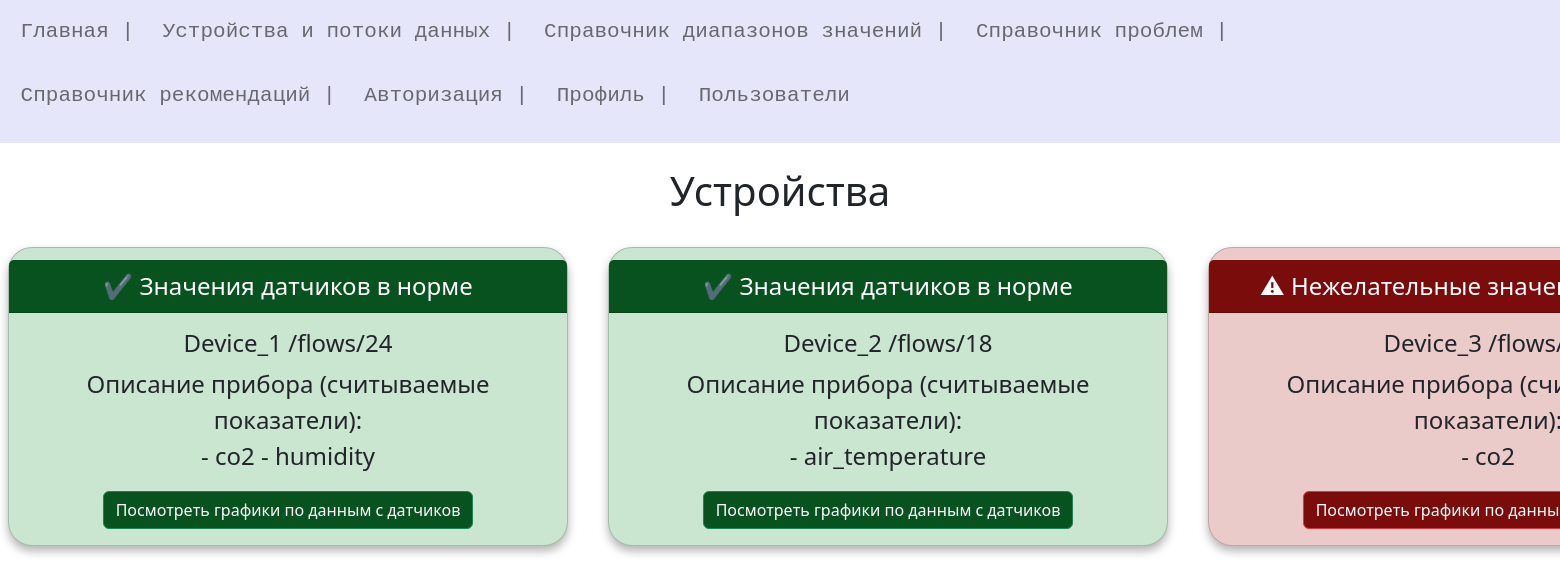
/devices (signed in), run on the app's committed database.
### models.py (models this page shows)
class Device(db.Model):
    id = db.Column(db.Integer, primary_key=True)
    url = db.Column(db.String(50))
    Name = db.Column(db.String(50))
    thre = db.relationship('Thread', backref = 'Device', uselist=True, lazy='subquery')

### Thread/thread.py (the view)
@app.route("/devices")
@login_required
def devices():
    try:
        devices = Device.query.all()
        devices_info = []
        for d in devices:
            information = " "
            types = db.session.query(Thread.Type_of_data).filter_by(Device_Id=d.id).distinct().all()
            condition = True
            for t in types:
                information += " - " + str(t[0]) + "  "
                thread = db.session.query(Thread).filter_by(Type_of_data=t[0], Device_Id=d.id).order_by(Thread.DateTime.desc()).first()  # сортировка по убыванию
                if thread.rng.prob:
                    condition = False
            devices_info.append([d.Name,condition,information, d.id])
    except:
        print("Не получилось считать данные из БД")
    return render_template('thread/devices.html',title = "Устройства", devices_info=devices_info)

### User/UserLogin.py (called while the page is built)
    def fromDB(self, user_id, db, User, app ):
        try:
            with app.app_context():
                self.__user = User.query.filter_by(id=user_id).first()
            if not self:
                print("Пользователь не найден")
                return False
            return self
        except:
            print("Ошибка получения данных из БД")
            return False

### User/user.py (called while the page is built)
@login_manager.user_loader
def load_user(user_id):
    print("load_user")
    return UserLogin().fromDB(user_id,db,User,app)

### Thread/templates/thread/devices.html (shortened to what this page needs)
{% extends 'base.html' %}
{% block content %}
    {{ super() }}
    <br>
    <font size="5">
        <center>
            {% for d_row in devices_info | batch(3, 'n') %}
            <div class="row " style="width: 1800px;">
                {% for d in d_row %}
                {% if d[1] %}
                <div class="col" >
                    <div class="card" style="max-width: 35rem; background-color: #cae5d0;padding: .5em .0em .0em;border-radius: 1em;text-align: center;box-shadow: 0 5px 10px rgba(0,0,0,.3);" >
                        <div class="card-header text-white " style=" background-color: #07521F;">
                           &#10004; Значения датчиков в норме
                        </div>
                        <div class="card-body " >
                                <h4 class="card-title">{{d[0]}}</h4>
                                <p class="card-text float-left">
                                    Описание прибора (считываемые показатели):
                                    <br>
                                    {{d[2]}}
                                </p>
                                <a href="/show_graph/{{d[3]}}" class="btn btn-success" style=" background-color: #07521F;">Посмотреть графики по данным с датчиков</a>
                        </div>
                    </div>
                </div>
                {% elif d == 'n' %}
                {% else %}
                <div class="col">
                    <div class="card " style="max-width: 35rem; background-color: #ebcaca;padding: .5em .0em .0em;border-radius: 1em;text-align: center;box-shadow: 0 5px 10px rgba(0,0,0,.3);" >
                        <div class="card-header text-white" style=" background-color: #7A0C0C;">
                            &#9888; Нежелательные значения датчиков
                        </div>
                        <div class="card-body " >
                                <h4 class="card-title">{{d[0]}}</h4>
                                <p class="card-text float-left">
                                    Описание прибора (считываемые показатели):
                                    <br>
                                    {{d[2]}}
                                </p>
                                <a href="/show_graph/{{d[3]}}" class="btn btn-danger" style=" background-color: #7A0C0C;">Посмотреть графики по данным с датчиков</a>
                        </div>
                    </div>
                </div>
                {% endif %}
                {% endfor %}
            </div>
            {% endfor %}
        </center>
    </font>
</body>
{% endblock %}

### data on the page
Device: Name "Device_1 /flows/24", d "- co2 - humidity"
Device: Name "Device_2 /flows/18", d "- air_temperature"
Device: Name "Device_3…", d "- co2"

### other printed values
{{ title }} "Устройства"
